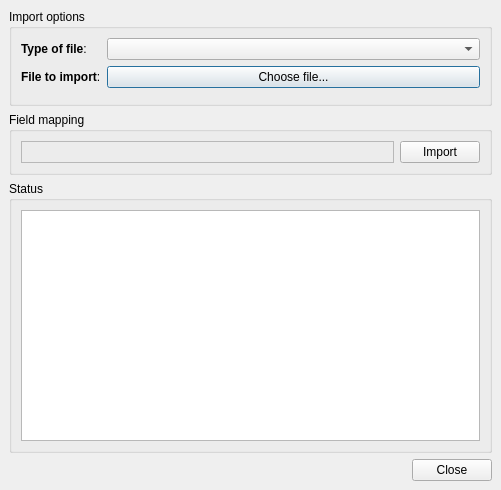
<ui version="4.0" >
 <class>ImportDialog</class>
 <widget class="QDialog" name="ImportDialog" >
  <property name="geometry" >
   <rect>
    <x>0</x>
    <y>0</y>
    <width>501</width>
    <height>490</height>
   </rect>
  </property>
  <property name="windowTitle" >
   <string>Import</string>
  </property>
  <layout class="QVBoxLayout" >
   <property name="spacing" >
    <number>6</number>
   </property>
   <property name="leftMargin" >
    <number>9</number>
   </property>
   <property name="topMargin" >
    <number>9</number>
   </property>
   <property name="rightMargin" >
    <number>9</number>
   </property>
   <property name="bottomMargin" >
    <number>9</number>
   </property>
   <item>
    <widget class="QGroupBox" name="groupBox" >
     <property name="title" >
      <string>Import options</string>
     </property>
     <layout class="QVBoxLayout" >
      <property name="spacing" >
       <number>6</number>
      </property>
      <property name="leftMargin" >
       <number>9</number>
      </property>
      <property name="topMargin" >
       <number>9</number>
      </property>
      <property name="rightMargin" >
       <number>9</number>
      </property>
      <property name="bottomMargin" >
       <number>9</number>
      </property>
      <item>
       <layout class="QGridLayout" >
        <property name="leftMargin" >
         <number>0</number>
        </property>
        <property name="topMargin" >
         <number>0</number>
        </property>
        <property name="rightMargin" >
         <number>0</number>
        </property>
        <property name="bottomMargin" >
         <number>0</number>
        </property>
        <property name="horizontalSpacing" >
         <number>6</number>
        </property>
        <property name="verticalSpacing" >
         <number>6</number>
        </property>
        <item row="1" column="0" >
         <widget class="QLabel" name="label_2" >
          <property name="text" >
           <string>&lt;b>File to import&lt;/b>:</string>
          </property>
         </widget>
        </item>
        <item row="1" column="1" >
         <widget class="QPushButton" name="file" >
          <property name="text" >
           <string>Choose file...</string>
          </property>
         </widget>
        </item>
        <item row="0" column="0" >
         <widget class="QLabel" name="label" >
          <property name="text" >
           <string>&lt;b>Type of file&lt;/b>:</string>
          </property>
         </widget>
        </item>
        <item row="0" column="1" >
         <widget class="QComboBox" name="type" >
          <property name="sizePolicy" >
           <sizepolicy vsizetype="Fixed" hsizetype="Expanding" >
            <horstretch>0</horstretch>
            <verstretch>0</verstretch>
           </sizepolicy>
          </property>
         </widget>
        </item>
       </layout>
      </item>
      <item>
       <widget class="QWidget" native="1" name="modelArea" />
      </item>
     </layout>
    </widget>
   </item>
   <item>
    <widget class="QGroupBox" name="mappingGroup" >
     <property name="sizePolicy" >
      <sizepolicy vsizetype="Preferred" hsizetype="Expanding" >
       <horstretch>0</horstretch>
       <verstretch>0</verstretch>
      </sizepolicy>
     </property>
     <property name="title" >
      <string>Field mapping</string>
     </property>
     <layout class="QHBoxLayout" >
      <property name="spacing" >
       <number>6</number>
      </property>
      <property name="leftMargin" >
       <number>9</number>
      </property>
      <property name="topMargin" >
       <number>9</number>
      </property>
      <property name="rightMargin" >
       <number>9</number>
      </property>
      <property name="bottomMargin" >
       <number>9</number>
      </property>
      <item>
       <layout class="QGridLayout" >
        <property name="leftMargin" >
         <number>0</number>
        </property>
        <property name="topMargin" >
         <number>0</number>
        </property>
        <property name="rightMargin" >
         <number>0</number>
        </property>
        <property name="bottomMargin" >
         <number>0</number>
        </property>
        <property name="horizontalSpacing" >
         <number>6</number>
        </property>
        <property name="verticalSpacing" >
         <number>6</number>
        </property>
        <item row="0" column="2" >
         <widget class="QPushButton" name="importButton" >
          <property name="text" >
           <string>Import</string>
          </property>
         </widget>
        </item>
        <item row="0" column="0" >
         <widget class="QFrame" name="mappingArea" >
          <property name="sizePolicy" >
           <sizepolicy vsizetype="Preferred" hsizetype="Expanding" >
            <horstretch>0</horstretch>
            <verstretch>0</verstretch>
           </sizepolicy>
          </property>
          <property name="frameShape" >
           <enum>QFrame::StyledPanel</enum>
          </property>
          <property name="frameShadow" >
           <enum>QFrame::Raised</enum>
          </property>
         </widget>
        </item>
       </layout>
      </item>
     </layout>
    </widget>
   </item>
   <item>
    <widget class="QGroupBox" name="groupBox_2" >
     <property name="title" >
      <string>Status</string>
     </property>
     <layout class="QVBoxLayout" >
      <property name="spacing" >
       <number>6</number>
      </property>
      <property name="leftMargin" >
       <number>9</number>
      </property>
      <property name="topMargin" >
       <number>9</number>
      </property>
      <property name="rightMargin" >
       <number>9</number>
      </property>
      <property name="bottomMargin" >
       <number>9</number>
      </property>
      <item>
       <widget class="QTextEdit" name="status" >
        <property name="readOnly" >
         <bool>true</bool>
        </property>
       </widget>
      </item>
     </layout>
    </widget>
   </item>
   <item>
    <widget class="QDialogButtonBox" name="buttonBox" >
     <property name="orientation" >
      <enum>Qt::Horizontal</enum>
     </property>
     <property name="standardButtons" >
      <set>QDialogButtonBox::Close</set>
     </property>
    </widget>
   </item>
  </layout>
 </widget>
 <tabstops>
  <tabstop>type</tabstop>
  <tabstop>file</tabstop>
  <tabstop>importButton</tabstop>
  <tabstop>status</tabstop>
  <tabstop>buttonBox</tabstop>
 </tabstops>
 <resources/>
 <connections>
  <connection>
   <sender>buttonBox</sender>
   <signal>accepted()</signal>
   <receiver>ImportDialog</receiver>
   <slot>accept()</slot>
   <hints>
    <hint type="sourcelabel" >
     <x>248</x>
     <y>254</y>
    </hint>
    <hint type="destinationlabel" >
     <x>157</x>
     <y>274</y>
    </hint>
   </hints>
  </connection>
  <connection>
   <sender>buttonBox</sender>
   <signal>rejected()</signal>
   <receiver>ImportDialog</receiver>
   <slot>reject()</slot>
   <hints>
    <hint type="sourcelabel" >
     <x>316</x>
     <y>260</y>
    </hint>
    <hint type="destinationlabel" >
     <x>286</x>
     <y>274</y>
    </hint>
   </hints>
  </connection>
 </connections>
</ui>
